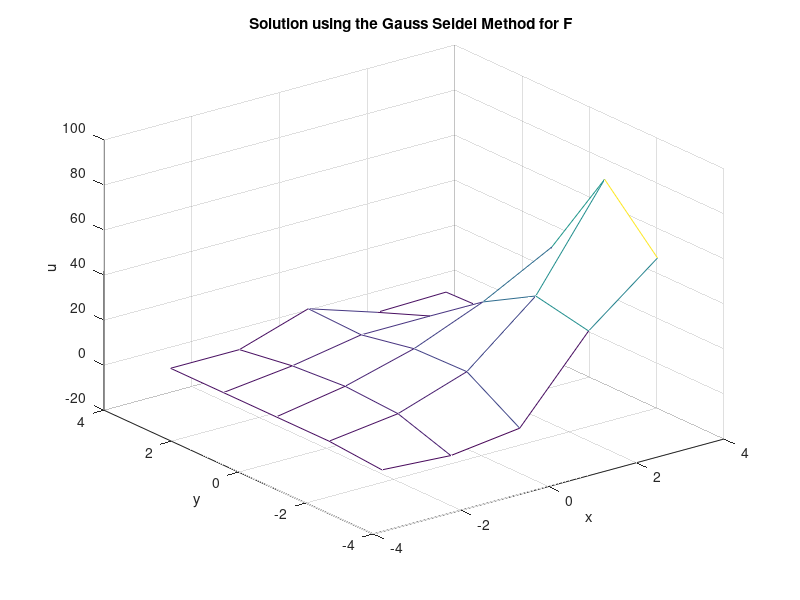
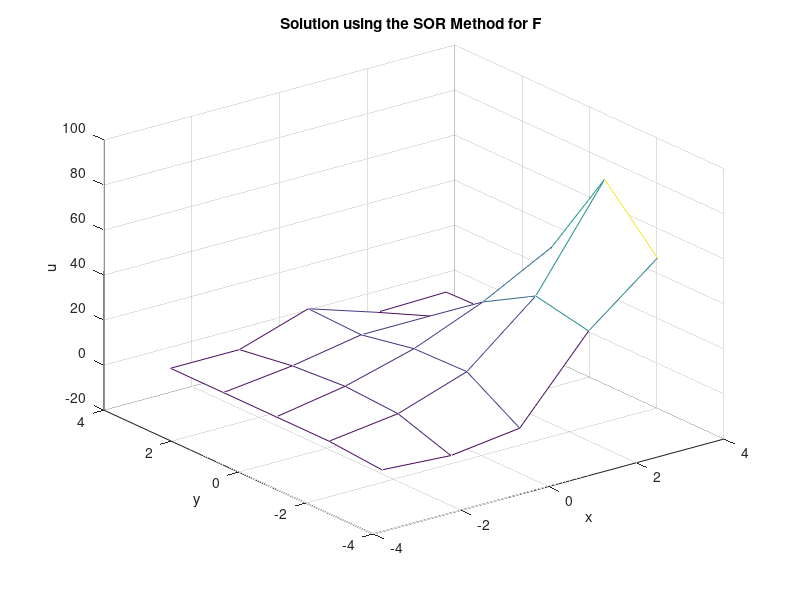

These charts were generated, in order, by the following MATLAB code:
%German Robles
%1456165
%2D Poisson Equation
%APc1-2 version
%May 9th, 2018
%Scientific Computing

clearvars
clc
close all

%% variables that will be used in this problem to solve for 2D poisson and laplace equation

%rectangle of interest
ax = -pi;               %left boundary of rectangle of interest
ay = -pi;               %bottom boundary of rectangle of interest
bx = pi;                %right boundary of rectangle of interest
by = pi;                %top boundary of rectangle of interest
Lx = bx - ax;           %Lx=2pi since thats magnitude of the rectangle in x-direction
Ly = by - ay;           %Ly=2pi since thats magnitude of the rectangle in y-direction

%number of nodes analyzed in this problem
disp('Enter the number of nodes to be analyzed:')       %user friendly input depending on the number of nodes
N = input('Nodes: ');               %choose a desired number of poles

Nx = N;                 %Ny is set equal to the desired number of nodes
Ny = N;                 %Ny is set equal to the desired number of nodes

h2 = (1/(Nx+1))^2;      %since h is the same for deltax and deltay, h^2 is used for the following calculation

hx = linspace(ax,bx,Nx);        %equally spaced vector from -pi to pi using N nodes in x direction
hy = linspace(ay,by,Ny);        %equally spaced vector from -pi to pi usinf N nodes in y direction

[x,y] = meshgrid(hx,hy);        %created matrix from -pi to pi in both direction to simulate rectangle
y = flipud(y);                  %flipped y vector to have it go from -pi to pi in vertical direction

%boundary conditions defined
fa = ((x-ax).^2).*cos(pi.*x/ax);            %equation used for the top boundary condition (dirichlet)
ga = x.*((x-ax).^2);                        %equation used for the bottom boundary condition (dirichlet)
F = cos((pi/2).*(2.*((x-ax)/(bx-ax))+1)).*sin(pi.*((y-ay)/(by-ay)));                    %right hand side for poissons equation (first case) 
%F = zeros(Nx,Ny);              %right hand side for laplaces equation (second case)
uby = fa;                                     %top BC
uay = ga;                                     %bottom BC
ubx = (bx.*((bx-ax).^2))+(((y-ay)/(by-ay)).*((((bx-ax).^2).*cos(pi.*bx/ax))-(bx.*((bx-ax).^2))));   %Right BC

%% boundary conditions prescribed on u matrix

%solvng for outer edges of the u matrix solution
u = zeros(Nx,Ny);       %preallocating the matrix for u matrix solution
u(1,2:Ny-1)=uby(1,2:Ny-1);      %plugging in top BC's defined earlier on the u matrix
u(Nx,2:Ny-1)=uay(Nx,2:Ny-1);    %plugging in bottom BC's defined earlier on the u matrix
u(2:Nx-1,Ny)=ubx(2:Nx-1,Ny);    %plugging in right BC's defined earlier on the u matrix

% neumann boundary condition on the left side of the u matrix

for i = 2:Nx-1
    u(i,1) = (1/4)*(2*u(i,1)+u(i-1,1)+u(i+1,1)+(h2)*F(i,1));    %algorithm used to calculate left BC since a ghost node is requiered 
end

% to provide bettter results, the corners will be calculated as averages of
% the neighboring grids

u(1,1) = (u(1,2)+u(2,1))/2;         %average for top left corner
u(1,Ny) = (u(1,Ny-1)+u(2,Ny))/2;    %average for top right corner
u(Nx,1) = (u(Nx-1,1)+u(Nx,2))/2;    %average for bottom left corner
u(Nx,Ny) = (u(Nx,Ny-1)+u(Nx-1,Ny))/2;   %average for bottom right corner

%% first iterative method used to solve poisson equation: gauss seidel 
    
error = 1;                      %define the error
tole = 1e-6;                    %tolerance used when iterating using the gauss seidel method
gaussit = 0;                    %keeps track of the number of iterations to date
ukp1 = u;                       %defines the u (k+1) matrix to the original u matrix

while error > tole
    gaussit = gaussit + 1;      %iterator count keeps growing for each iteration
    for j = 2:Ny-1
        for i = 2:Nx-1
            ukp1(i,j)=.25*(ukp1(i-1,j)+u(i+1,j)+ukp1(i,j-1)+u(i,j+1)+h2*F(i,j));    %algorithm for the GS method
        end
    end
    error =(1/(Nx*Ny))*sum(sum(abs(ukp1-u)));           %calculated error used for the next iteration
    u = ukp1;
end

%iterations needed to solve
disp('Number of Iterations using the Gauss Seidel method for F =')
disp(gaussit)                   %shows the total number of iteration to converge 

%plots solution
figure(1)                       %plots the u solution on a x, y, and z plane
mesh(x,y,u)
xlabel('x')
ylabel('y')
zlabel('u')
title('Solution using the Gauss Seidel Method for F ')
    
%% second iterative method used to solve poisson equation: SOR method

error = 1;
tole = 1e-6;
gaussit = 0;
ukp1 = u;
w = 1.5;                        %relaxation factor used to solve the SOR method. ideally this value must be within 1 to 2. 
%for this first calculation I used 1.5 but this value needs to be optimzed
%to produce the best results possible in the form of the fastest
%convergence

while error > tole
    gaussit = gaussit + 1;
    for j = 2:Ny-1
        for i = 2:Nx-1
            ukp1(i,j)=((w/4)*(u(i+1,j)+ukp1(i-1,j)+ u(i,j+1)+ ukp1(i,j-1)+(h2*F(i,j))))+(1-w)*u(i,j);   %algorithm for the SOR method
        end
    end
    error =(1/(Nx*Ny))*sum(sum(abs(ukp1-u)));
    u = ukp1;
end

%iterations needed to solve
disp('Number of Iterations using the SOR method for F =')
disp(gaussit) %shows the total number of iteration to converge 

%plots solution
figure(2)                           %plots a second figure to display the SOR solution on a x, y, and z plane
mesh(x,y,u)
xlabel('x')
ylabel('y')
zlabel('u')
title('Solution using the SOR Method for F ')


    